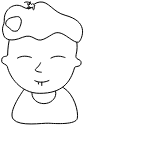
Frame 1 (no input)
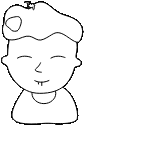
Frame 60 (no input)
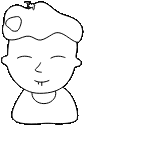
Frame 120 (the mouse pressed at the canvas centre since frame 60)

The p5.js sketch that drew these frames (run headless with seeded random() and noise() and a simulated clock; from frame 60 on, the mouse is pressed at the canvas centre):

// p5.js sketch
// ── sketch.js
let body;
let eyes;
let mouth;
let nose;
let hair;
let accessories;

function setup() {
  let canvasX = 150;
  let canvasY = 150;
  createCanvas(canvasX, canvasY);
  let button = createButton('Randomize');
  button.position(0, canvasY + 10);
  button.mousePressed(randomizeFeatures);
  randomizeFeatures();
}

function randomizeFeatures() {
  body = Math.floor(random(3));
  eyes = Math.floor(random(3));
  mouth = Math.floor(random(3));
  nose = Math.floor(random(3));
  hair = Math.floor(random(3));
  accessories = Math.floor(random(2));
  clear();
}

function drawFace() {
  beginShape();
  vertex(7.62, 54.6);
  bezierVertex(7.55, 58.11, 0.8500000000000005, 54.02, 1.75, 61.75);
  bezierVertex(2, 63.88, 6.87, 64.25, 7.37, 66.6);
  bezierVertex(9.41, 76.3, 20.06, 93.31, 39.8, 93.33999999999999);
  bezierVertex(62.03999999999999, 93.38, 70.44999999999999, 82.46999999999998, 74.61, 67.44999999999999);
  bezierVertex(75.04, 65.89999999999999, 81.11, 67.44999999999999, 81.12, 62.72999999999999);
  bezierVertex(81.13000000000001, 58.25999999999999, 74.62, 60.61999999999999, 76.11, 54.66999999999999);
  bezierVertex(86.74, 12.04999999999999, 9.159999999999997, -17.140000000000015, 7.6299999999999955, 54.59999999999999);
  endShape();
}

function drawEyes(choice = 0) {
  switch (choice) {
    case 0:
      beginShape();
      vertex(64.96, 57.56);
      bezierVertex(64.96, 57.56, 57.529999999999994, 54.06, 50.92999999999999, 58.050000000000004);
      endShape()
      beginShape();
      arc(53.21, 59, 2.63, 0, 6.283185307179586, true);
      endShape();
      beginShape();
      vertex(31.52, 57.56);
      bezierVertex(31.52, 57.56, 24.09, 54.06, 17.490000000000002, 58.050000000000004);
      endShape()
      beginShape();
      arc(19.76, 59, 2.63, 0, 6.283185307179586, true);
      endShape();
      break;
    case 1:
      beginShape();
      vertex(32.38, 59.61);
      bezierVertex(32.38, 59.61, 27.240000000000002, 62.03, 22.680000000000003, 59.269999999999996);
      endShape()
      beginShape();
      vertex(61.55, 59.61);
      bezierVertex(61.55, 59.61, 56.41, 62.03, 51.849999999999994, 59.269999999999996);
      endShape()
      beginShape();
      vertex(23.18, 59.46);
      vertex(21.73, 62.03);
      endShape()
      beginShape();
      vertex(52.23, 59.6);
      vertex(50.78, 62.17);
      endShape()
      beginShape();
      vertex(27.55, 60.41);
      vertex(27.52, 63.35);
      endShape()
      beginShape();
      vertex(56.44, 60.41);
      vertex(56.41, 63.35);
      endShape()
      beginShape();
      vertex(31.75, 59.55);
      vertex(33.02, 62.21);
      endShape()
      beginShape();
      vertex(60.91, 59.55);
      vertex(62.18, 62.21);
      endShape()

      break;
    case 2:
      beginShape();
      vertex(32.69, 60.02);
      bezierVertex(32.69, 60.02, 27.549999999999997, 57.6, 22.99, 60.36000000000001);
      endShape()
      beginShape();
      arc(27.84, 61.02, 1.82, 0, 6.283185307179586, true);
      endShape();
      beginShape();
      vertex(61.85, 60.02);
      bezierVertex(61.85, 60.02, 56.71, 57.6, 52.150000000000006, 60.36000000000001);
      endShape()
      beginShape();
      arc(57, 61.02, 1.82, 0, 6.283185307179586, true);
      endShape();
      break;

    default:
      break;
  }


}

function drawBody(choice = 0) {
  switch (choice) {
    case 0:
      beginShape();
      vertex(23.11, 89.21);
      bezierVertex(23.11, 89.21, 5.800000000000001, 112.16999999999999, 12.309999999999999, 119.49);
      bezierVertex(12.309999999999999, 119.49, 41.209999999999994, 122.89, 47.629999999999995, 123.22999999999999);
      bezierVertex(47.629999999999995, 123.22999999999999, 74.86999999999999, 125.1, 76.21, 118.28999999999999);
      bezierVertex(76.21, 118.28999999999999, 72.91, 94.10999999999999, 62.379999999999995, 87.72999999999999);
      bezierVertex(62.379999999999995, 87.72999999999999, 35.059999999999995, 76.44, 23.109999999999992, 89.18999999999998);
      endShape();
      beginShape();
      vertex(46.73, 80.2);
      bezierVertex(45.38999999999999, 80.12, 44.4, 80.36, 43.69, 80.84);
      bezierVertex(42.98, 80.36, 41.989999999999995, 80.12, 40.65, 80.2);
      bezierVertex(33.54, 80.62, 22.599999999999998, 85.65, 23.11, 89.21000000000001);
      bezierVertex(23.11, 89.21000000000001, 24.689999999999998, 103.31, 27.75, 102.86000000000001);
      bezierVertex(30.81, 102.41000000000001, 40.37, 98.24000000000001, 42.74, 93.35000000000001);
      bezierVertex(43.06, 92.69000000000001, 43.38, 91.96000000000001, 43.690000000000005, 91.2);
      bezierVertex(43.99, 91.83, 45.18000000000001, 92.15, 45.84, 93.57000000000001);
      bezierVertex(50.730000000000004, 105.5, 54.900000000000006, 108.56, 55.35, 96.63000000000001);
      bezierVertex(55.800000000000004, 101.27000000000001, 41.7, 101.27000000000001, 41.7, 97.14000000000001);
      bezierVertex(38.14, 86.71000000000001, 33.11, 79.60000000000002, 32.690000000000005, NaN);
      endShape()
      beginShape();
      vertex(43.69, 91.2);
      vertex(43.69, 123.33);
      endShape()
      beginShape();
      arc(47.01, 106.58, 1.02, 0, 6.283185307179586, true);
      endShape();
      beginShape();
      arc(47.01, 111.13, 1.02, 0, 6.283185307179586, true);
      endShape();
      beginShape();
      arc(47.01, 115.52, 1.02, 0, 6.283185307179586, true);
      endShape();
      break;
    case 1:
      beginShape();
      vertex(23.94, 87.96);
      bezierVertex(23.94, 87.96, 6.630000000000003, 110.91999999999999, 13.14, 118.24);
      bezierVertex(19.65, 125.56, 42.04, 121.64, 48.46, 121.97999999999999);
      bezierVertex(54.88, 122.31999999999998, 75.7, 123.85, 77.03999999999999, 117.03999999999999);
      bezierVertex(78.38, 110.22999999999999, 73.74, 92.85999999999999, 63.209999999999994, 86.47999999999999);
      bezierVertex(52.67999999999999, 80.1, 35.88999999999999, 75.19, 23.93999999999999, 87.93999999999998);
      endShape();
      beginShape();
      vertex(30.22, 87.57);
      bezierVertex(30.22, 87.57, 25.57, 93.13999999999999, 32.56, 92);
      endShape()
      beginShape();
      vertex(32.12, 92.1);
      bezierVertex(32.12, 92.1, 26.629999999999995, 96.85, 33.72, 96.85);
      endShape()
      beginShape();
      vertex(33, 97.19);
      bezierVertex(33, 97.19, 31.49, 104.28999999999999, 37.14, 100.00999999999999);
      endShape()
      beginShape();
      vertex(37.14, 100.19);
      bezierVertex(37.14, 100.19, 37, 107.45, 41.74, 102.17999999999999);
      endShape()
      beginShape();
      vertex(41.99, 102.05);
      bezierVertex(41.99, 102.05, 45.6, 108.34, 46.95, 101.39);
      endShape()
      beginShape();
      vertex(46.86, 101.97);
      bezierVertex(46.86, 101.97, 52.37, 106.69, 51.32, 99.69);
      endShape()
      beginShape();
      vertex(51.2, 99.36);
      bezierVertex(51.2, 99.36, 58.17, 101.37, 54.31, 95.42999999999999);
      endShape()
      beginShape();
      vertex(53.69, 95.83);
      bezierVertex(53.69, 95.83, 60.86, 94.74, 54.87, 90.96);
      endShape()
      beginShape();
      vertex(43.57, 81.83);
      bezierVertex(50.142188522986444, 81.83, 55.47, 86.42803561923775, 55.47, 92.1);
      bezierVertex(55.47, 97.77196438076224, 50.142188522986444, 102.36999999999999, 43.57, 102.36999999999999);
      bezierVertex(36.997811477013556, 102.36999999999999, 31.67, 97.77196438076224, 31.67, 92.1);
      bezierVertex(31.67, 86.42803561923775, 36.997811477013556, 81.83, 43.57, 81.83);
      endShape();
      beginShape();
      arc(26.64, 113.6, 0.85, 0, 6.283185307179586, true);
      endShape();
      beginShape();
      arc(23.18, 98.84, 0.85, 0, 6.283185307179586, true);
      endShape();
      beginShape();
      arc(33.13, 111.18, 0.85, 0, 6.283185307179586, true);
      endShape();
      beginShape();
      arc(26.11, 105.99, 0.85, 0, 6.283185307179586, true);
      endShape();
      beginShape();
      arc(17.63, 112.88, 0.85, 0, 6.283185307179586, true);
      endShape();
      beginShape();
      arc(38.2, 116.62, 0.85, 0, 6.283185307179586, true);
      endShape();
      beginShape();
      arc(43.57, 110.75, 0.85, 0, 6.283185307179586, true);
      endShape();
      beginShape();
      arc(49.66, 114.45, 0.85, 0, 6.283185307179586, true);
      endShape();
      beginShape();
      arc(54.54, 107.69, 0.85, 0, 6.283185307179586, true);
      endShape();
      beginShape();
      arc(62.83, 99.18, 0.85, 0, 6.283185307179586, true);
      endShape();
      beginShape();
      arc(66.39, 106.64, 0.85, 0, 6.283185307179586, true);
      endShape();
      beginShape();
      arc(69.22, 113.6, 0.85, 0, 6.283185307179586, true);
      endShape();
      beginShape();
      arc(60.74, 110.75, 0.85, 0, 6.283185307179586, true);
      endShape();
      beginShape();
      arc(62.21, 117.48, 0.85, 0, 6.283185307179586, true);
      endShape();

      break;
    case 2:
      beginShape();
      vertex(24.24, 89.2);
      bezierVertex(24.24, 89.2, 6.93, 112.16, 13.439999999999998, 119.48);
      bezierVertex(19.949999999999996, 126.80000000000001, 42.339999999999996, 122.88000000000001, 48.76, 123.22);
      bezierVertex(55.18, 123.55999999999999, 76, 125.09, 77.34, 118.28);
      bezierVertex(78.68, 111.47, 74.04, 94.1, 63.510000000000005, 87.72);
      bezierVertex(52.980000000000004, 81.34, 36.190000000000005, 76.43, 24.240000000000002, 89.17999999999999);
      endShape();
      beginShape();
      vertex(43.88, 83.07000000000001);
      bezierVertex(50.45218852298645, 83.07000000000001, 55.78, 87.66803561923776, 55.78, 93.34);
      bezierVertex(55.78, 99.01196438076225, 50.45218852298645, 103.61, 43.88, 103.61);
      bezierVertex(37.30781147701356, 103.61, 31.980000000000004, 99.01196438076225, 31.980000000000004, 93.34);
      bezierVertex(31.980000000000004, 87.66803561923776, 37.30781147701356, 83.07000000000001, 43.88, 83.07000000000001);
      endShape();
      break;
    default:
      break;
  }


}

function drawMouth(choice = 0) {
  switch (choice) {
    case 0:
      beginShape();
      vertex(42.74, 83.99);
      bezierVertex(42.74, 83.99, 49.29, 85.27, 53.71, 80.21);
      endShape()
      break;
    case 1:
      beginShape();
      vertex(35.7, 78.61);
      bezierVertex(35.7, 78.61, 42.68000000000001, 72.4, 48.6, 78.95);
      endShape()
      beginShape();
      vertex(40.13, 79.55);
      bezierVertex(40.13, 79.55, 43.45, 79.64, 44.47, 79.55);
      endShape()
      beginShape();
      vertex(36.32, 80.27);
      bezierVertex(36.32, 80.27, 41, 86.53999999999999, 47.980000000000004, 81.28);
      endShape()

      break;
    case 2:
      beginShape();
      vertex(34.67, 80.58);
      bezierVertex(34.67, 80.58, 40.68, 84.32, 48.910000000000004, 80.58);
      endShape()
      beginShape();
      vertex(38.32, 82.36);
      vertex(38.52, 84.02);
      bezierVertex(38.64, 84.97999999999999, 40.17, 85.94, 40.1, NaN);
      bezierVertex(42.75, NaN, NaN, NaN, 40.03, NaN);
      bezierVertex(39.18, NaN, 38.230000000000004, NaN, 38.34, NaN);
      bezierVertex(31.990000000000002, NaN, NaN, NaN, 38.34, NaN);
      bezierVertex(38.400000000000006, NaN, 38.470000000000006, NaN, NaN, NaN);
      endShape()
      beginShape();
      vertex(41.78, 82.24);
      vertex(41.78, 85.51);
      endShape()

      break;
    default:
      break;
  }


}

function drawNose(choice = 0) {
  switch (choice) {
    case 0:
      beginShape();
      vertex(37.71, 58.05);
      bezierVertex(37.71, 58.05, 34.480000000000004, 70.94, 36.86, 72.13);
      bezierVertex(36.86, 72.13, 47.07, 75.19, 48.26, 72.81);
      bezierVertex(48.26, 72.81, 50.3, 70.09, 48.26, 67.19);
      endShape()
      break;
    case 1:
      beginShape();
      vertex(41.39, 72.23);
      bezierVertex(41.39, 72.23, 34.39, 71.8, 35.34, 69.34);
      bezierVertex(35.34, 69.34, 39.870000000000005, 65.51, 40.550000000000004, 62.870000000000005);
      endShape()
      break;
    case 2:
      beginShape();
      vertex(37.18, 73.13);
      bezierVertex(37.18, 73.13, 41.29, 66.66, 47.24, 73.13);
      endShape()

      break;
    default:
      break;
  }


}

function drawHair(choice = 0) {
  switch (choice) {
    case 0:
      beginShape();
      vertex(3.45, 56.53);
      bezierVertex(3.45, 56.53, 11.489999999999998, 56.79, 16.21, 43);
      bezierVertex(20.94, 29.21, 20.78, 28.53, 27.75, 27.3);
      bezierVertex(36.15, 25.810000000000002, 34.21, 33.43, 42.72, 31.9);
      bezierVertex(51.23, 30.369999999999997, 50.239999999999995, 25.49, 56.11, 26.54);
      bezierVertex(61.980000000000004, 27.59, 66.35, 33.56, 66.35, 40.84);
      bezierVertex(66.35, 48.120000000000005, 70.08999999999999, 52.970000000000006, 73.64, 53.480000000000004);
      bezierVertex(77.19000000000001, 53.99, 76.95, 56.540000000000006, 77.66, 51.95);
      bezierVertex(78.36999999999999, 47.36, 78.84, 21.570000000000004, 56.86, 14.160000000000004);
      bezierVertex(34.879999999999995, 6.7500000000000036, 20.979999999999997, 14.290000000000004, 15.5, 20.290000000000003);
      bezierVertex(10.940000000000001, 25.28, 2.74, 36.120000000000005, 3.4499999999999993, 56.55);
      endShape();
      break;
    case 1:
      beginShape();
      vertex(36.1, 4.31);
      bezierVertex(36.1, 4.31, 12.43, -0.11, 3.24, 34.95);
      bezierVertex(-5.949999999999999, 70.01, 7.84, 56.230000000000004, 9.77, 56.230000000000004);
      bezierVertex(15.559999999999999, 56.230000000000004, 14.11, 58.410000000000004, 18.56, 55.550000000000004);
      bezierVertex(23.33, 52.49, 21.939999999999998, 57.27, 27.11, 57.27);
      bezierVertex(32.28, 57.27, 32.78, 52.02, 35.07, 52.32);
      bezierVertex(38.29, 52.74, 34.44, 52.8, 41.34, 54.85);
      bezierVertex(48.24, 56.89, 49.550000000000004, 54.81, 55.330000000000005, 51.300000000000004);
      bezierVertex(60.10000000000001, 48.410000000000004, 58.800000000000004, 55.040000000000006, 64.52000000000001, 54.02);
      bezierVertex(70.24000000000001, 53, 66.84, 53.31, 70.99000000000001, 52.970000000000006);
      bezierVertex(75.14000000000001, 52.63000000000001, 74.2, 57.07000000000001, 79.79, 55.370000000000005);
      bezierVertex(85.38000000000001, 53.67, 84.66, 7.88, 60.6, 4.65);
      bezierVertex(36.540000000000006, 1.4200000000000008, 45.14, 4.65, 36.1, 4.3100000000000005);
      endShape();
      break;
    case 2:
      beginShape();
      vertex(4.29, 19.37);
      bezierVertex(4.6, 26.51, 0.3799999999999999, 26.1, 3.87, 35.7);
      bezierVertex(5.23, 39.440000000000005, 11.11, 42.17, 22.34, 37.400000000000006);
      bezierVertex(33.57, 32.63000000000001, 35, 43.220000000000006, 43.85, 39.13);
      bezierVertex(52.7, 35.040000000000006, 54.400000000000006, 30.96, 61.21, 33.34);
      bezierVertex(68.02, 35.720000000000006, 76.87, 45.980000000000004, 79.93, 40.85);
      bezierVertex(82.99000000000001, 35.72, 87.80000000000001, 21.220000000000002, 65.09, 15.260000000000002);
      bezierVertex(52.85, 12.06, 48.72, 0.98, 39.87, 2);
      bezierVertex(31.019999999999996, 3.02, 31.489999999999995, 12.04, 22.979999999999997, 6.94);
      bezierVertex(14.47, 1.83, 3.85, 9.14, 4.29, 19.37);
      endShape();
      break;
    default:
      break;
  }

}

function drawAccessories(choice = 0) {
  switch (choice) {
    case 0:
      beginShape();
      vertex(24.4, 2.5);
      bezierVertex(25.919999999999998, 1.63, 28.459999999999997, 1.87, 30.07, 2.82);
      bezierVertex(30.69, 4.199999999999999, 31.89, 5.14, 32.65, 3.69);
      bezierVertex(34.75, 4.91, 35.489999999999995, 5.77, 34.23, 5.51);
      bezierVertex(34.669999999999995, 10.1, 33.13999999999999, 11.59, 32.55, 7.16);
      bezierVertex(28.439999999999998, 9.26, 26.229999999999997, 9.72, 30.889999999999997, 7.41);
      bezierVertex(27.4, 8.22, 25.769999999999996, 7.6000000000000005, 29.339999999999996, 6.74);
      bezierVertex(26.959999999999997, 3.89, 26.879999999999995, 2.17, 29.339999999999996, 5.01);
      bezierVertex(30.089999999999996, 1.71, 30.669999999999995, 0.05999999999999961, 29.959999999999997, 3.4099999999999997);
      bezierVertex(31.419999999999998, 0.019999999999999574, 32.669999999999995, -0.8000000000000003, NaN, 3.5199999999999996);
      bezierVertex(NaN, NaN, NaN, NaN, NaN, NaN);
      endShape()
      beginShape();
      vertex(17.36, 30.68);
      bezierVertex(15.85, 31.58, 13.309999999999999, 31.37, 11.69, 30.44);
      bezierVertex(10.74, 29.830000000000002, 10.28, 28.64, 9.33, 27.89);
      bezierVertex(8.44, 27.14, 7.21, 26.7, 6.46, 25.85);
      bezierVertex(4.85, 24.05, 5.95, 21.270000000000003, 7.46, 19.76);
      bezierVertex(9.12, 18.090000000000003, 11.54, 17.6, 13.75, 17.110000000000003);
      bezierVertex(15.41, 16.840000000000003, 17.23, 16.250000000000004, 18.86, 16.85);
      bezierVertex(20.419999999999998, 17.5, 21.28, 19.67, 21.38, 21.39);
      bezierVertex(21.4, 23.12, 20.68, 24.7, 20.119999999999997, 26.36);
      bezierVertex(19.519999999999996, 27.97, 18.709999999999997, 29.78, 17.47, 30.61);
      vertex(17.36, 30.68);
      endShape();
      beginShape();
      arc(21.29, 16.85, 4.68, 0, 6.283185307179586, true);
      endShape();
      break;
    case 1:
      beginShape();
      vertex(22.939999999999998, 55.68);
      vertex(32.78, 55.68);
      quadraticVertex(37.18, 55.68, 37.18, 60.08);
      vertex(37.18, 65.32);
      quadraticVertex(37.18, 69.72, 32.78, 69.72);
      vertex(22.939999999999998, 69.72);
      quadraticVertex(18.54, 69.72, 18.54, 65.32);
      vertex(18.54, 60.08);
      quadraticVertex(18.54, 55.68, 22.939999999999998, 55.68);
      endShape();
      beginShape();
      vertex(50.86, 57.35);
      vertex(60.699999999999996, 57.35);
      quadraticVertex(65.1, 57.35, 65.1, 61.75);
      vertex(65.1, 66.99);
      quadraticVertex(65.1, 71.39, 60.699999999999996, 71.39);
      vertex(50.86, 71.39);
      quadraticVertex(46.46, 71.39, 46.46, 66.99);
      vertex(46.46, 61.75);
      quadraticVertex(46.46, 57.35, 50.86, 57.35);
      endShape();
      beginShape();
      vertex(8.32, 56.72);
      vertex(18.84, 58.49);
      endShape()
      beginShape();
      vertex(37.18, 58.49);
      vertex(47.91, 58.49);
      endShape()
      beginShape();
      vertex(65.1, 60.02);
      vertex(77.48, 58.94);
      endShape()

      break;

    default:
      break;
  }
}

function draw() {
  drawBody(body);
  drawFace();
  drawEyes(eyes);
  drawMouth(mouth);
  drawNose(nose);
  drawHair(hair);
  drawAccessories(accessories);
}
